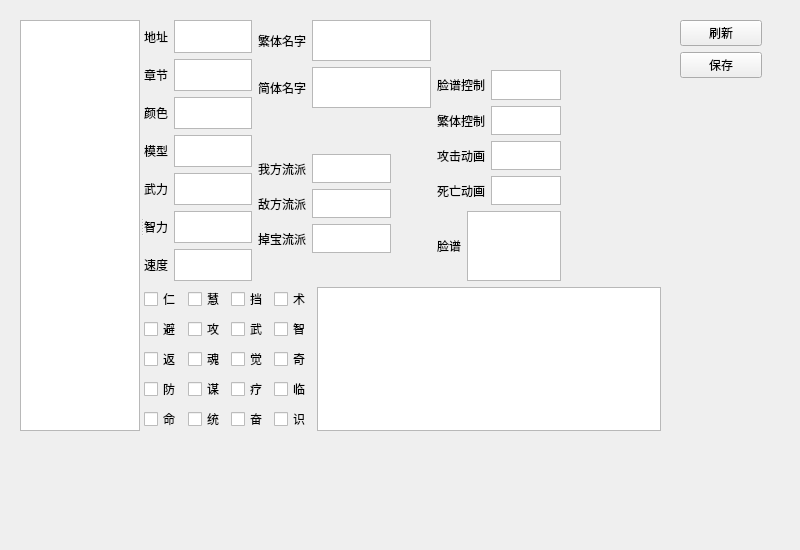
<?xml version="1.0" encoding="UTF-8"?>
<ui version="4.0">
 <class>MilitaryCommander</class>
 <widget class="QWidget" name="MilitaryCommander">
  <property name="geometry">
   <rect>
    <x>0</x>
    <y>0</y>
    <width>800</width>
    <height>550</height>
   </rect>
  </property>
  <property name="windowTitle">
   <string>Form</string>
  </property>
  <widget class="QWidget" name="layoutWidget">
   <property name="geometry">
    <rect>
     <x>680</x>
     <y>20</y>
     <width>82</width>
     <height>411</height>
    </rect>
   </property>
   <layout class="QVBoxLayout" name="verticalLayout_4">
    <item>
     <widget class="QPushButton" name="refreshButton">
      <property name="text">
       <string>刷新</string>
      </property>
      <property name="iconSize">
       <size>
        <width>32</width>
        <height>32</height>
       </size>
      </property>
     </widget>
    </item>
    <item>
     <widget class="QPushButton" name="saveButton">
      <property name="text">
       <string>保存</string>
      </property>
     </widget>
    </item>
    <item>
     <spacer name="verticalSpacer">
      <property name="orientation">
       <enum>Qt::Vertical</enum>
      </property>
      <property name="sizeHint" stdset="0">
       <size>
        <width>20</width>
        <height>40</height>
       </size>
      </property>
     </spacer>
    </item>
   </layout>
  </widget>
  <widget class="QSplitter" name="splitter">
   <property name="geometry">
    <rect>
     <x>20</x>
     <y>20</y>
     <width>641</width>
     <height>411</height>
    </rect>
   </property>
   <property name="minimumSize">
    <size>
     <width>0</width>
     <height>0</height>
    </size>
   </property>
   <property name="maximumSize">
    <size>
     <width>16777215</width>
     <height>16777215</height>
    </size>
   </property>
   <property name="orientation">
    <enum>Qt::Horizontal</enum>
   </property>
   <widget class="QWidget" name="horizontalLayoutWidget">
    <layout class="QHBoxLayout" name="horizontalLayout">
     <item>
      <widget class="QListWidget" name="commanderList"/>
     </item>
    </layout>
   </widget>
   <widget class="QWidget" name="layoutWidget">
    <layout class="QVBoxLayout" name="verticalLayout_3">
     <item>
      <layout class="QHBoxLayout" name="horizontalLayout_3">
       <item>
        <layout class="QHBoxLayout" name="horizontalLayout_2">
         <item>
          <layout class="QGridLayout" name="gridLayout">
           <item row="6" column="0">
            <widget class="QLabel" name="label_3">
             <property name="text">
              <string>速度</string>
             </property>
            </widget>
           </item>
           <item row="3" column="0">
            <widget class="QLabel" name="label_6">
             <property name="text">
              <string>模型</string>
             </property>
            </widget>
           </item>
           <item row="5" column="1">
            <widget class="QTextEdit" name="zhiliText"/>
           </item>
           <item row="4" column="1">
            <widget class="QTextEdit" name="wuliText"/>
           </item>
           <item row="4" column="0">
            <widget class="QLabel" name="label">
             <property name="text">
              <string>武力</string>
             </property>
            </widget>
           </item>
           <item row="3" column="1">
            <widget class="QTextEdit" name="modelText"/>
           </item>
           <item row="1" column="0">
            <widget class="QLabel" name="label_5">
             <property name="text">
              <string>章节</string>
             </property>
            </widget>
           </item>
           <item row="2" column="1">
            <widget class="QTextEdit" name="colorText"/>
           </item>
           <item row="0" column="1">
            <widget class="QPlainTextEdit" name="dataAddressPlainTextEdit"/>
           </item>
           <item row="6" column="1">
            <widget class="QTextEdit" name="suduText"/>
           </item>
           <item row="0" column="0">
            <widget class="QLabel" name="label_17">
             <property name="text">
              <string>地址</string>
             </property>
            </widget>
           </item>
           <item row="2" column="0">
            <widget class="QLabel" name="label_4">
             <property name="text">
              <string>颜色</string>
             </property>
            </widget>
           </item>
           <item row="5" column="0">
            <widget class="QLabel" name="label_2">
             <property name="text">
              <string>智力</string>
             </property>
            </widget>
           </item>
           <item row="1" column="1">
            <widget class="QTextEdit" name="chapterText"/>
           </item>
          </layout>
         </item>
         <item>
          <layout class="QVBoxLayout" name="verticalLayout">
           <item>
            <layout class="QGridLayout" name="gridLayout_3">
             <item row="0" column="1">
              <widget class="QTextEdit" name="traditionalNameText"/>
             </item>
             <item row="1" column="1">
              <widget class="QTextEdit" name="simpliedNameText"/>
             </item>
             <item row="0" column="0">
              <widget class="QLabel" name="label_7">
               <property name="text">
                <string>繁体名字</string>
               </property>
              </widget>
             </item>
             <item row="1" column="0">
              <widget class="QLabel" name="label_8">
               <property name="text">
                <string>简体名字</string>
               </property>
              </widget>
             </item>
             <item row="2" column="1">
              <spacer name="verticalSpacer_2">
               <property name="orientation">
                <enum>Qt::Vertical</enum>
               </property>
               <property name="sizeType">
                <enum>QSizePolicy::Fixed</enum>
               </property>
               <property name="sizeHint" stdset="0">
                <size>
                 <width>20</width>
                 <height>40</height>
                </size>
               </property>
              </spacer>
             </item>
            </layout>
           </item>
           <item>
            <layout class="QGridLayout" name="gridLayout_2">
             <item row="2" column="0">
              <widget class="QLabel" name="label_11">
               <property name="text">
                <string>掉宝流派</string>
               </property>
              </widget>
             </item>
             <item row="2" column="1">
              <widget class="QPlainTextEdit" name="diaobaoliupaiText"/>
             </item>
             <item row="1" column="1">
              <widget class="QPlainTextEdit" name="difangliupaiText"/>
             </item>
             <item row="0" column="1">
              <widget class="QPlainTextEdit" name="wofangliupaiText"/>
             </item>
             <item row="0" column="2">
              <spacer name="horizontalSpacer_3">
               <property name="orientation">
                <enum>Qt::Horizontal</enum>
               </property>
               <property name="sizeType">
                <enum>QSizePolicy::Fixed</enum>
               </property>
               <property name="sizeHint" stdset="0">
                <size>
                 <width>40</width>
                 <height>20</height>
                </size>
               </property>
              </spacer>
             </item>
             <item row="1" column="0">
              <widget class="QLabel" name="label_10">
               <property name="text">
                <string>敌方流派</string>
               </property>
              </widget>
             </item>
             <item row="0" column="0">
              <widget class="QLabel" name="label_9">
               <property name="text">
                <string>我方流派</string>
               </property>
              </widget>
             </item>
             <item row="3" column="1">
              <spacer name="verticalSpacer_3">
               <property name="orientation">
                <enum>Qt::Vertical</enum>
               </property>
               <property name="sizeType">
                <enum>QSizePolicy::Fixed</enum>
               </property>
               <property name="sizeHint" stdset="0">
                <size>
                 <width>20</width>
                 <height>40</height>
                </size>
               </property>
              </spacer>
             </item>
            </layout>
           </item>
          </layout>
         </item>
        </layout>
       </item>
       <item>
        <layout class="QVBoxLayout" name="verticalLayout_2">
         <item>
          <spacer name="verticalSpacer_4">
           <property name="orientation">
            <enum>Qt::Vertical</enum>
           </property>
           <property name="sizeType">
            <enum>QSizePolicy::MinimumExpanding</enum>
           </property>
           <property name="sizeHint" stdset="0">
            <size>
             <width>20</width>
             <height>50</height>
            </size>
           </property>
          </spacer>
         </item>
         <item>
          <layout class="QGridLayout" name="gridLayout_5">
           <item row="2" column="0">
            <widget class="QLabel" name="label_15">
             <property name="text">
              <string>攻击动画</string>
             </property>
            </widget>
           </item>
           <item row="0" column="1">
            <widget class="QPlainTextEdit" name="faceControlText"/>
           </item>
           <item row="3" column="0">
            <widget class="QLabel" name="label_16">
             <property name="text">
              <string>死亡动画</string>
             </property>
            </widget>
           </item>
           <item row="3" column="1">
            <widget class="QTextEdit" name="deadAnimationTextEdit"/>
           </item>
           <item row="0" column="0">
            <widget class="QLabel" name="label_13">
             <property name="text">
              <string>脸谱控制</string>
             </property>
            </widget>
           </item>
           <item row="1" column="1">
            <widget class="QPlainTextEdit" name="chtNameControlText"/>
           </item>
           <item row="1" column="0">
            <widget class="QLabel" name="label_14">
             <property name="text">
              <string>繁体控制</string>
             </property>
            </widget>
           </item>
           <item row="2" column="1">
            <widget class="QTextEdit" name="attackAnimationTextEdit"/>
           </item>
           <item row="0" column="2">
            <spacer name="horizontalSpacer">
             <property name="orientation">
              <enum>Qt::Horizontal</enum>
             </property>
             <property name="sizeHint" stdset="0">
              <size>
               <width>40</width>
               <height>20</height>
              </size>
             </property>
            </spacer>
           </item>
          </layout>
         </item>
         <item>
          <layout class="QGridLayout" name="gridLayout_4">
           <item row="0" column="0">
            <widget class="QLabel" name="label_12">
             <property name="text">
              <string>脸谱</string>
             </property>
            </widget>
           </item>
           <item row="0" column="1">
            <widget class="QPlainTextEdit" name="faceText"/>
           </item>
          </layout>
         </item>
        </layout>
       </item>
       <item>
        <spacer name="horizontalSpacer_2">
         <property name="orientation">
          <enum>Qt::Horizontal</enum>
         </property>
         <property name="sizeType">
          <enum>QSizePolicy::Minimum</enum>
         </property>
         <property name="sizeHint" stdset="0">
          <size>
           <width>100</width>
           <height>20</height>
          </size>
         </property>
        </spacer>
       </item>
      </layout>
     </item>
     <item>
      <layout class="QHBoxLayout" name="horizontalLayout_4">
       <item>
        <layout class="QGridLayout" name="gridLayout_6">
         <item row="0" column="3">
          <widget class="QCheckBox" name="skillShu">
           <property name="text">
            <string>术</string>
           </property>
          </widget>
         </item>
         <item row="3" column="0">
          <widget class="QCheckBox" name="skillFang">
           <property name="text">
            <string>防</string>
           </property>
          </widget>
         </item>
         <item row="3" column="2">
          <widget class="QCheckBox" name="skillLiao">
           <property name="text">
            <string>疗</string>
           </property>
          </widget>
         </item>
         <item row="0" column="0">
          <widget class="QCheckBox" name="skillRen">
           <property name="text">
            <string>仁</string>
           </property>
          </widget>
         </item>
         <item row="4" column="2">
          <widget class="QCheckBox" name="skillFen">
           <property name="text">
            <string>奋</string>
           </property>
          </widget>
         </item>
         <item row="1" column="2">
          <widget class="QCheckBox" name="skillWu">
           <property name="text">
            <string>武</string>
           </property>
          </widget>
         </item>
         <item row="3" column="1">
          <widget class="QCheckBox" name="skillMou">
           <property name="text">
            <string>谋</string>
           </property>
          </widget>
         </item>
         <item row="2" column="2">
          <widget class="QCheckBox" name="skillJue">
           <property name="text">
            <string>觉</string>
           </property>
          </widget>
         </item>
         <item row="1" column="3">
          <widget class="QCheckBox" name="skillZhi">
           <property name="text">
            <string>智</string>
           </property>
          </widget>
         </item>
         <item row="4" column="3">
          <widget class="QCheckBox" name="skillShi">
           <property name="text">
            <string>识</string>
           </property>
          </widget>
         </item>
         <item row="2" column="0">
          <widget class="QCheckBox" name="skillFan">
           <property name="text">
            <string>返</string>
           </property>
          </widget>
         </item>
         <item row="0" column="2">
          <widget class="QCheckBox" name="skillDang">
           <property name="text">
            <string>挡</string>
           </property>
          </widget>
         </item>
         <item row="1" column="1">
          <widget class="QCheckBox" name="skillGong">
           <property name="text">
            <string>攻</string>
           </property>
          </widget>
         </item>
         <item row="0" column="1">
          <widget class="QCheckBox" name="skillHui">
           <property name="text">
            <string>慧</string>
           </property>
          </widget>
         </item>
         <item row="4" column="1">
          <widget class="QCheckBox" name="skillTong">
           <property name="text">
            <string>统</string>
           </property>
          </widget>
         </item>
         <item row="4" column="0">
          <widget class="QCheckBox" name="skillMing">
           <property name="text">
            <string>命</string>
           </property>
          </widget>
         </item>
         <item row="2" column="1">
          <widget class="QCheckBox" name="skillHun">
           <property name="text">
            <string>魂</string>
           </property>
          </widget>
         </item>
         <item row="1" column="0">
          <widget class="QCheckBox" name="skillBi">
           <property name="text">
            <string>避</string>
           </property>
          </widget>
         </item>
         <item row="3" column="3">
          <widget class="QCheckBox" name="skillLin">
           <property name="text">
            <string>临</string>
           </property>
          </widget>
         </item>
         <item row="2" column="3">
          <widget class="QCheckBox" name="skillQi">
           <property name="text">
            <string>奇</string>
           </property>
          </widget>
         </item>
        </layout>
       </item>
       <item>
        <widget class="QTextEdit" name="dataEdit"/>
       </item>
      </layout>
     </item>
    </layout>
   </widget>
  </widget>
 </widget>
 <tabstops>
  <tabstop>dataEdit</tabstop>
  <tabstop>commanderList</tabstop>
  <tabstop>saveButton</tabstop>
  <tabstop>refreshButton</tabstop>
  <tabstop>chapterText</tabstop>
  <tabstop>suduText</tabstop>
  <tabstop>wuliText</tabstop>
  <tabstop>colorText</tabstop>
  <tabstop>modelText</tabstop>
  <tabstop>zhiliText</tabstop>
  <tabstop>traditionalNameText</tabstop>
  <tabstop>simpliedNameText</tabstop>
  <tabstop>difangliupaiText</tabstop>
  <tabstop>diaobaoliupaiText</tabstop>
  <tabstop>wofangliupaiText</tabstop>
  <tabstop>faceControlText</tabstop>
  <tabstop>chtNameControlText</tabstop>
  <tabstop>faceText</tabstop>
  <tabstop>skillLiao</tabstop>
  <tabstop>skillDang</tabstop>
  <tabstop>skillShu</tabstop>
  <tabstop>skillZhi</tabstop>
  <tabstop>skillShi</tabstop>
  <tabstop>skillLin</tabstop>
  <tabstop>skillMing</tabstop>
  <tabstop>skillJue</tabstop>
  <tabstop>skillGong</tabstop>
  <tabstop>skillRen</tabstop>
  <tabstop>skillFen</tabstop>
  <tabstop>skillBi</tabstop>
  <tabstop>skillMou</tabstop>
  <tabstop>skillFang</tabstop>
  <tabstop>skillTong</tabstop>
  <tabstop>skillHui</tabstop>
  <tabstop>skillHun</tabstop>
  <tabstop>skillFan</tabstop>
  <tabstop>skillWu</tabstop>
 </tabstops>
 <resources/>
 <connections/>
</ui>
